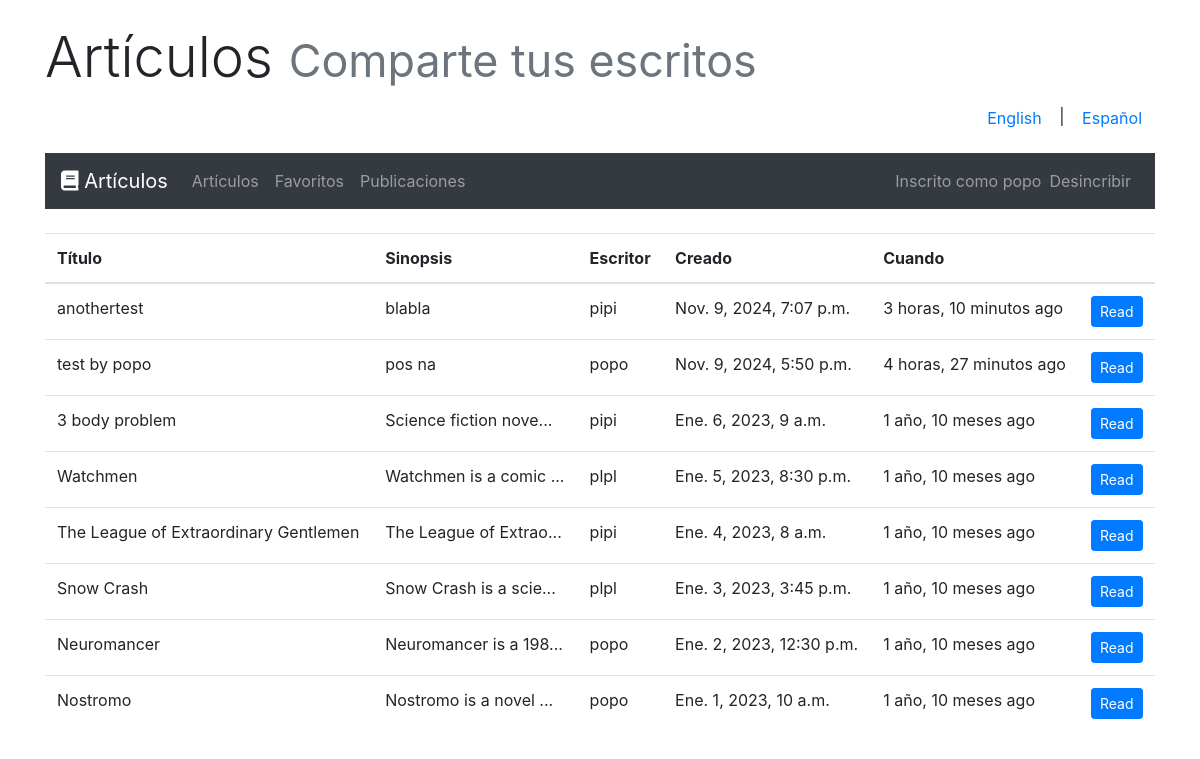
Screenshot of /articles/ (signed in) with the database file from the repository.
### articles/models.py (models this page shows, shortened)
class Article(models.Model):
    title = models.CharField(max_length=64, null=False)
    author = models.ForeignKey(User, on_delete=models.CASCADE, null=False)
    created = models.DateTimeField(auto_now_add=True, null=False)
    synopsis = models.CharField(max_length=312, null=False)
    content = models.TextField(null=False)

### articles/views.py (the view)
# urls.py: path('articles/', views.ArticleListView.as_view(), name='articles'),
class ArticleListView(ListView):
    model = Article
    template_name = 'articles/article_list.html'
    context_object_name = 'articles'
    ordering = ['-created']

### articles/templatetags/article_extras.py (called while the page is built)
@register.filter
def truncate_chars(value, max_length=20):
    if len(value) > max_length:
        return value[:max_length] + "..."
    return value

@register.filter
def time_since(value):
    return timesince(value) + " ago"

### articles/templates/articles/article_list.html (shortened to what this page needs)
{% extends 'base.html' %}
{% load article_extras %}
{% load i18n %}
{% block content %}
<table class="table">
    <thead>
        <tr>
            <th>{% trans "Title" %}</th>
            <th>{% trans "Synopsis" %}</th>
            <th>{% trans "Writer" %}</th>
            <th>{% trans "Created" %}</th>
            <th>{% trans "When" %}</th>
            <th></th>
        </tr>
    </thead>
    <tbody>
        {% for article in articles %}
        <tr>
            <td>{{ article.title }}</td>
            <td>{{ article.synopsis|truncate_chars:20 }}</td>
            <td>{{ article.author.username }}</td>
            <td>{{ article.created }}</td>
            <td>{{ article.created|time_since }}</td>
            <td><a href="{% url 'article_detail' article.pk %}" class="btn btn-primary btn-sm">Read</a></td>
        </tr>
        {% endfor %}
    </tbody>
</table>
{% endblock %}

### articles/templates/base.html (shortened to what this page needs)
{% load i18n %}
<!DOCTYPE html>
<html lang="en">
<head>
    <link href="https://stackpath.bootstrapcdn.com/bootstrap/4.5.2/css/bootstrap.min.css" rel="stylesheet">
    <link rel="stylesheet" href="https://cdnjs.cloudflare.com/ajax/libs/font-awesome/5.15.4/css/all.min.css">
</head>
<body>
    <div class="container mt-4">
        <h1 class="display-4">{% trans "Articles" %} <small class="text-muted">{% trans "Share your writings" %}</small></h1>
        <div class="text-right">
            <form action="{% url 'set_language' %}" method="post">
                <button type="submit" name="language" value="en" class="btn btn-link">English</button> |
                <button type="submit" name="language" value="es" class="btn btn-link">Español</button>
            </form>
        </div>
        <nav class="navbar navbar-expand-lg navbar-dark bg-dark mt-3 mb-4">
            <a class="navbar-brand" href="{% url 'home' %}">
                <i class="fas fa-book"></i> {% trans "Articles" %}
            </a>
            <div class="collapse navbar-collapse">
                <ul class="navbar-nav mr-auto">
                    <li class="nav-item">
                        <a class="nav-link" href="{% url 'articles' %}">{% trans "Articles" %}</a>
                    </li>
                    {% if user.is_authenticated %}
                        <li class="nav-item">
                            <a class="nav-link" href="{% url 'favourites' %}">{% trans "Favourites" %}</a>
                        </li>
                        <li class="nav-item">
                            <a class="nav-link" href="{% url 'publish_article' %}">{% trans "Publications" %}</a>
                        </li>
                    {% else %}
                        <li class="nav-item">
                            <a class="nav-link" href="{% url 'register' %}">{% trans "Register" %}</a>
                        </li>
                    {% endif %}
                </ul>
                <ul class="navbar-nav ml-auto">
                    {% if user.is_authenticated %}
                        <li class="nav-item">
                            <span class="navbar-text">{% trans "Logged as" %} {{ user.username }}</span>
                        </li>
                        <li class="nav-item">
                            <a class="nav-link" href="{% url 'logout' %}">{% trans "Logout" %}</a>
                        </li>
                    {% endif %}
                </ul>
            </div>
        </nav>
        <div>
            {% block content %}{% endblock %}
        </div>
    </div>
</body>
</html>

### articles/templates/articles/article_list.html (style rules this page uses)
.table th { background-color: #ffffff; border-bottom: 2px solid #dee2e6; }
.table td { border-top: 1px solid #dee2e6; }

### rows the page displays
Article: title "anothertest", synopsis "blabla", author.username "pipi", created "Nov. 9, 2024, 7:07 p.m.", created "3 horas, 10 minutos ago"
Article: title "test by popo", synopsis "pos na", author.username "popo", created "Nov. 9, 2024, 5:50 p.m.", created "4 horas, 27 minutos ago"
Article: title "3 body problem", synopsis "Science fiction nove...", author.username "pipi", created "Ene. 6, 2023, 9 a.m.", created "1 año, 10 meses ago"
Article: title "Watchmen", synopsis "Watchmen is a comic ...", author.username "plpl", created "Ene. 5, 2023, 8:30 p.m.", created "1 año, 10 meses ago"
Article: title "The League of Extraordinary Gentlemen", synopsis "The League of Extrao...", author.username "pipi", created "Ene. 4, 2023, 8 a.m.", created "1 año, 10 meses ago"
Article: title "Snow Crash", synopsis "Snow Crash is a scie...", author.username "plpl", created "Ene. 3, 2023, 3:45 p.m.", created "1 año, 10 meses ago"
Article: title "Neuromancer", synopsis "Neuromancer is a 198...", author.username "popo", created "Ene. 2, 2023, 12:30 p.m.", created "1 año, 10 meses ago"
Article: title "Nostromo", synopsis "Nostromo is a novel ...", author.username "popo", created "Ene. 1, 2023, 10 a.m.", created "1 año, 10 meses ago"

### other values shown
{{ user.username }} "popo"
